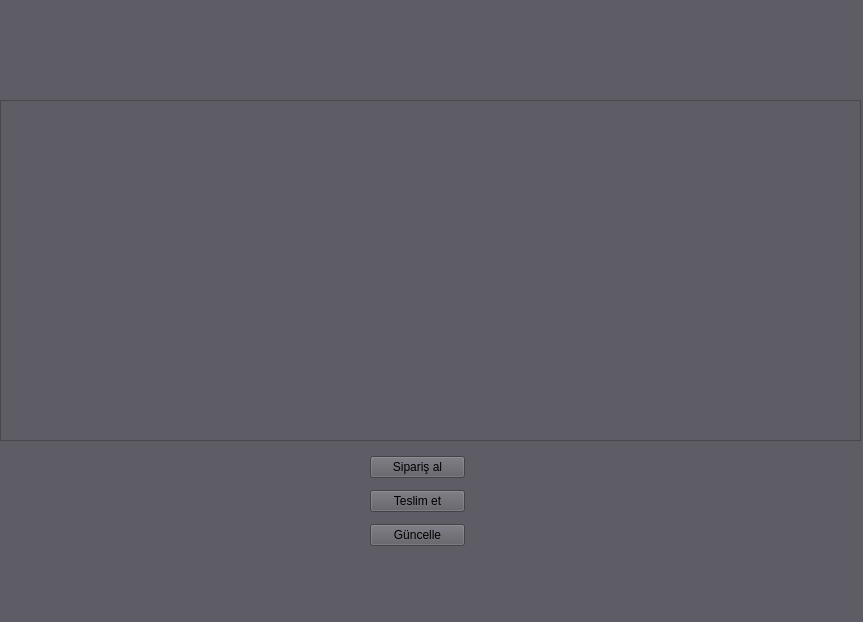
<?xml version="1.0" encoding="UTF-8"?>
<ui version="4.0">
 <class>MainWindow</class>
 <widget class="QMainWindow" name="MainWindow">
  <property name="geometry">
   <rect>
    <x>0</x>
    <y>0</y>
    <width>863</width>
    <height>622</height>
   </rect>
  </property>
  <property name="windowTitle">
   <string>MainWindow</string>
  </property>
  <property name="styleSheet">
   <string notr="true">background-color: rgb(94, 92, 100);</string>
  </property>
  <widget class="QWidget" name="centralwidget">
   <widget class="QLabel" name="label">
    <property name="geometry">
     <rect>
      <x>290</x>
      <y>0</y>
      <width>151</width>
      <height>101</height>
     </rect>
    </property>
    <property name="text">
     <string/>
    </property>
    <property name="pixmap">
     <pixmap resource="resource.qrc">:/logo.png/logo.png</pixmap>
    </property>
    <property name="scaledContents">
     <bool>true</bool>
    </property>
   </widget>
   <widget class="QTableView" name="tblOrders">
    <property name="geometry">
     <rect>
      <x>0</x>
      <y>100</y>
      <width>861</width>
      <height>341</height>
     </rect>
    </property>
   </widget>
   <widget class="QWidget" name="layoutWidget">
    <property name="geometry">
     <rect>
      <x>370</x>
      <y>450</y>
      <width>95</width>
      <height>103</height>
     </rect>
    </property>
    <layout class="QVBoxLayout" name="verticalLayout">
     <item>
      <widget class="QPushButton" name="btnTakeOrder">
       <property name="text">
        <string>Sipariş al</string>
       </property>
      </widget>
     </item>
     <item>
      <widget class="QPushButton" name="btnDeliverOrder">
       <property name="text">
        <string>Teslim et</string>
       </property>
      </widget>
     </item>
     <item>
      <widget class="QPushButton" name="btnRefresh">
       <property name="text">
        <string>Güncelle</string>
       </property>
      </widget>
     </item>
    </layout>
   </widget>
  </widget>
  <widget class="QMenuBar" name="menubar">
   <property name="geometry">
    <rect>
     <x>0</x>
     <y>0</y>
     <width>863</width>
     <height>26</height>
    </rect>
   </property>
  </widget>
  <widget class="QStatusBar" name="statusbar"/>
 </widget>
 <resources>
  <include location="resource.qrc"/>
 </resources>
 <connections/>
</ui>
